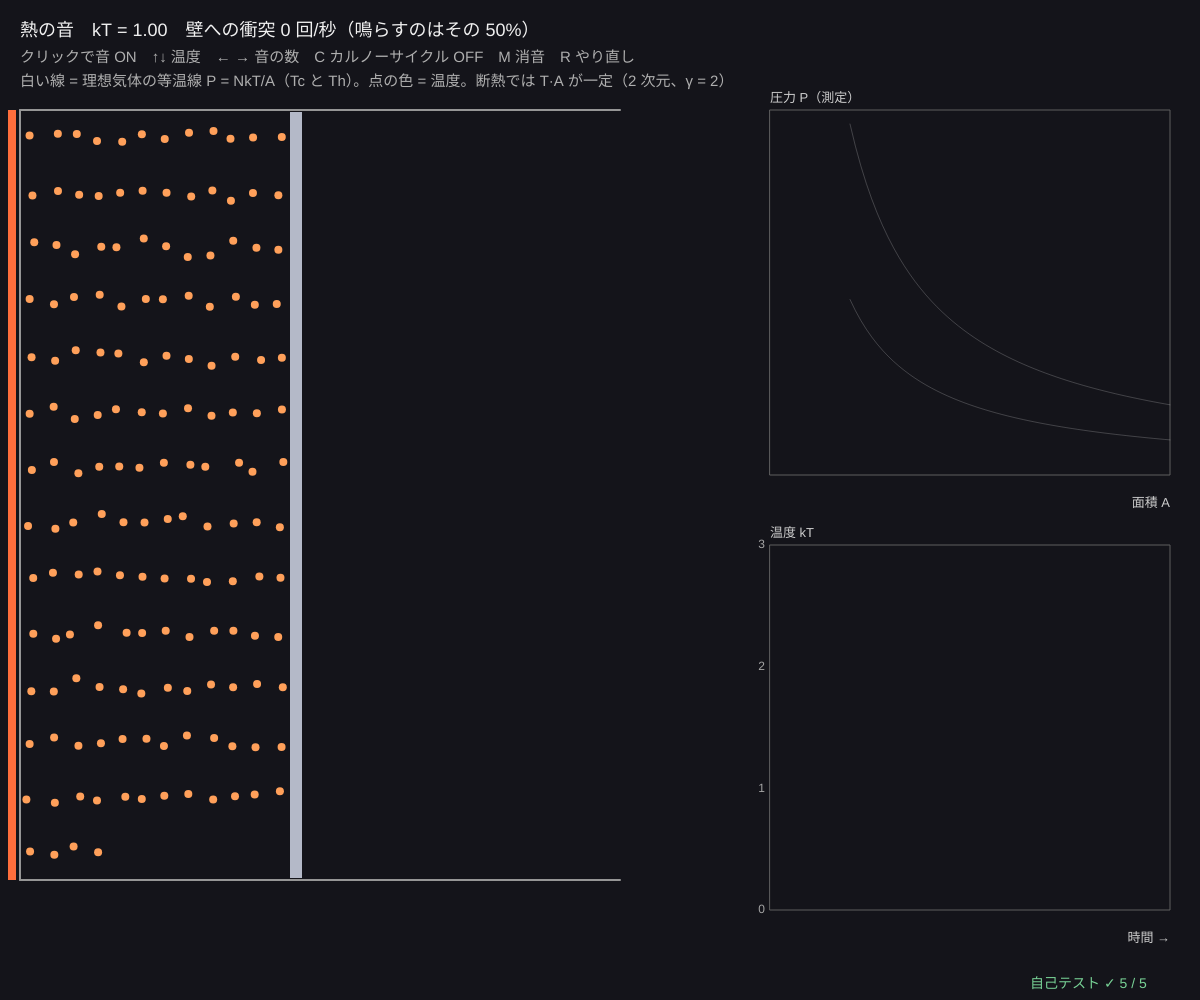
Frame 1 (no input)
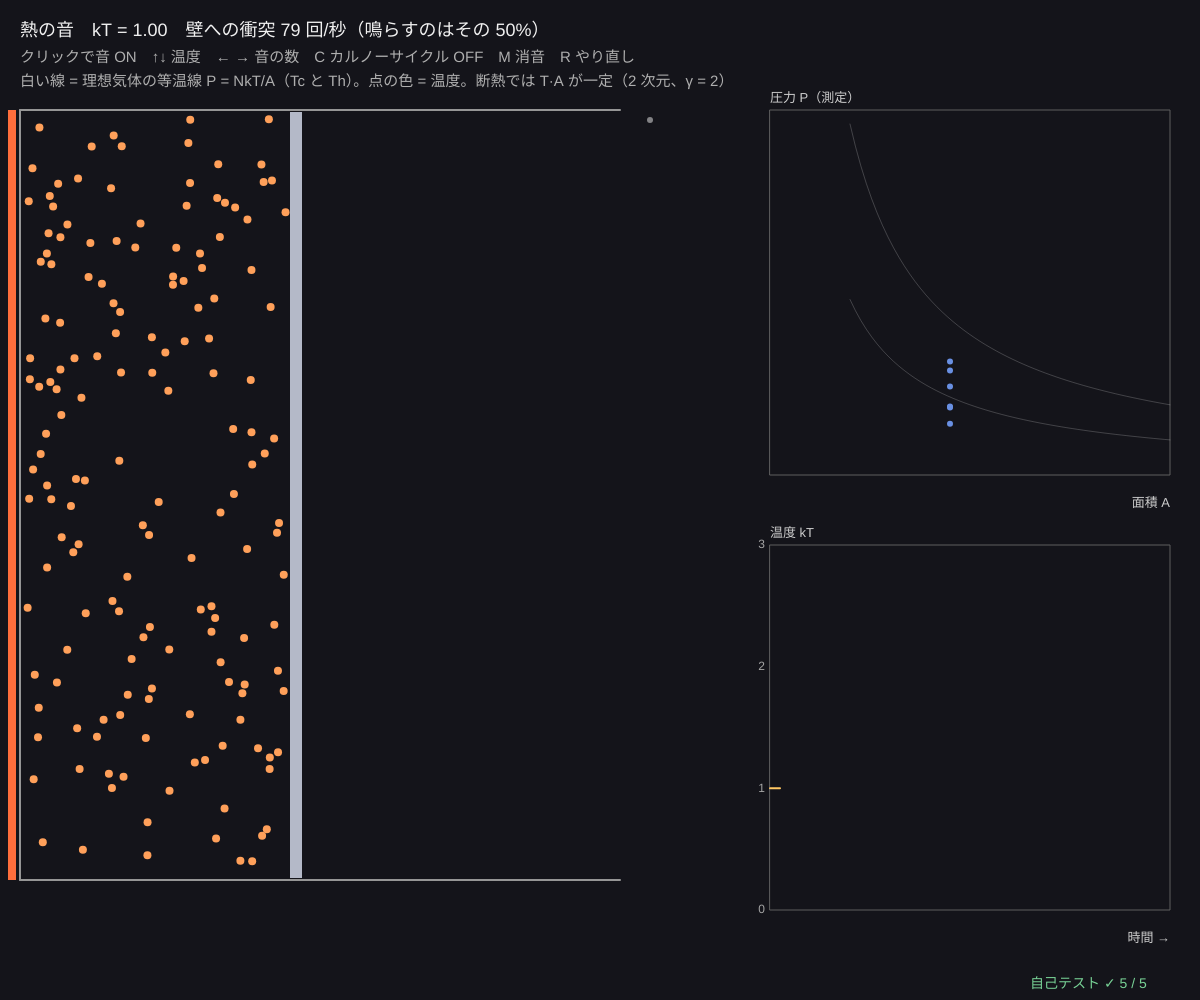
Frame 60 (no input)
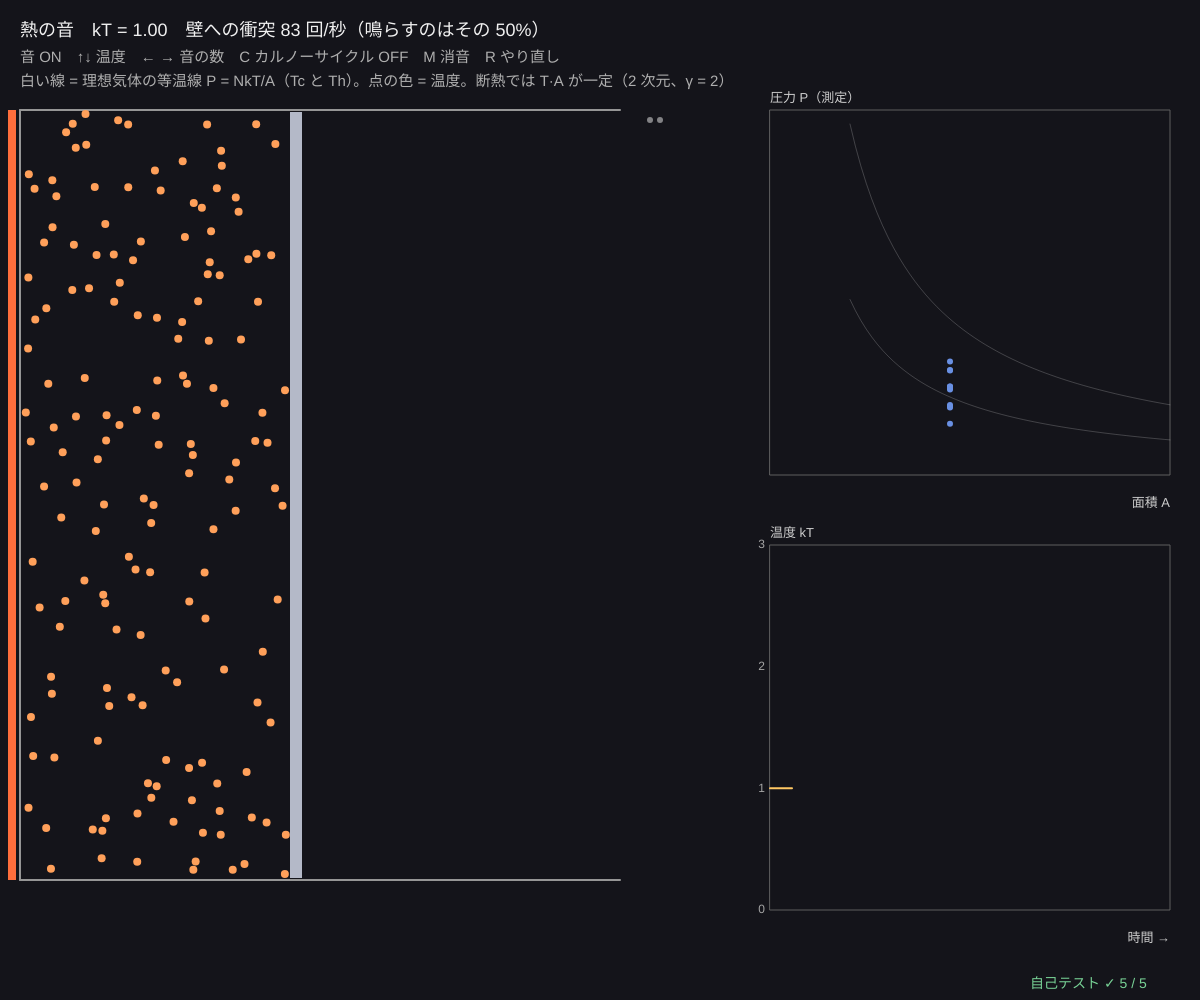
Frame 120 (the mouse pressed at the canvas centre since frame 60)

The p5.js sketch that drew these frames (run headless with seeded random() and noise() and a simulated clock; from frame 60 on, the mouse is pressed at the canvas centre):

// p5.js sketch
// ── sketch.js
// ============================================
// 14 熱の音 ─ 分子が壁に当たる音を聞く。音の数 = 衝突の頻度 = 圧力
// 分子が壁に当たるたびに（一部を選んで）小さな「コツ」を鳴らす。速くぶつかるほど高い音
// 温度を上げると音が細かく・高くなる。C でピストンを動かしカルノーサイクルを回すと、4 つの過程で持続音の音色が変わる
// 2 次元の分子の気体は γ = 2 なので、断熱の過程では T × 面積 が一定
// クリックで音 ON / ↑↓ 温度 / ← → 音の数（間引きの割合）/ C カルノーサイクル / M 消音 / R やり直し
// 音量は小さめから。ヘッドホンは特に注意（全体の音量 MASTER は 0.2 以下）
// ============================================

const N_PART = 160;                    // ★ 分子の数
const RAD = 4;
const MAX_CLICK = 4;                   // ★ 1 コマに鳴らす音の上限
const TH = 2, TC = 1;                  // ★ カルノーサイクルの高温・低温（kT）
let gas, clickP = 0.5, targetT = 1, carnot = false, leg = 0, muted = false, hitsFrame = [], logPA = [], rate = 0, A1 = 0;
const LEGS = ['等温膨張（Th）', '断熱膨張', '等温圧縮（Tc）', '断熱圧縮'];
const WAVES = ['sine', 'triangle', 'sine', 'square'];

function setup() { createCanvas(windowWidth, windowHeight); selfTest(); resetGas(); }
function resetGas() {
  seedRng(14);
  gas = makeGas(N_PART, Math.floor(width * 0.5), height - 230, RAD, targetT, 1);
  gas.wallMin = gas.W * 0.25; for (let i = 0; i < gas.n; i++) gas.x[i] *= 0.45; gas.wallX = gas.W * 0.45; A1 = gas.wallX;
  gas.onHit = (i, vn) => hitsFrame.push(vn);
  carnot = false; leg = 0; logPA = [];
}
// 何個の衝突を鳴らすか：それぞれ確率 p で選び、上限 MAX_CLICK（大きな音にならないように）
function pickClicks(hits, p, maxc) { let out = []; for (let v of hits) if (rnd() < p && out.length < maxc) out.push(v); return out; }
// カルノーサイクル（面積 A = ピストンの位置）：Th で A1 → A2、断熱で Tc まで（T·A 一定 → A3 = A2·Th/Tc）、Tc で A4 = A1·Th/Tc まで、断熱で A1 へ
function carnotTargets(a1, a2, th, tc) { return { a2, a3: (a2 * th) / tc, a4: (a1 * th) / tc }; }

function draw() {
  background(20, 20, 26);
  hitsFrame = [];
  // ---- ピストンと熱浴（カルノーモード）
  gas.wallU = 0; let bath = true, tBath = targetT;
  if (carnot) {
    let a2 = Math.min(gas.W * 0.95 * TC / TH, A1 * 1.6), tg = carnotTargets(A1, a2, TH, TC), x = gas.wallX, kT = gasTemp(gas);
    if (leg === 0) { tBath = TH; gas.wallU = 0.25; if (x >= tg.a2) leg = 1; }
    else if (leg === 1) { bath = false; gas.wallU = 0.25; if (kT <= TC || x >= tg.a3 || x >= gas.W - 1) leg = 2; }
    else if (leg === 2) { tBath = TC; gas.wallU = -0.25; if (x <= tg.a4) leg = 3; }
    else { bath = false; gas.wallU = -0.25; if (x <= A1) leg = 0; }
  }
  gasAdvance(gas, 2);
  if (bath) gasSetTemp(gas, carnot ? tBath : targetT);
  if (!bath && gasTemp(gas) > 6) gasSetTemp(gas, 6);
  rate = 0.95 * rate + 0.05 * hitsFrame.length;
  let P = gasPressure(gas); if (frameCount % 10 === 0) { logPA.push([gas.wallX * gas.H, P, gasTemp(gas)]); if (logPA.length > 200) logPA.shift(); gasResetMeter(gas); }
  // ---- 音
  if (audioCtx && !muted) {
    for (let v of pickClicks(hitsFrame, clickP, MAX_CLICK)) click(250 + 220 * v, 0.25 * Math.min(1, v / 2));
    drone(carnot, 80 + 70 * gasTemp(gas), WAVES[leg]);
  }

  // ---- 箱
  let bx = 20, by = 110, kT = gasTemp(gas);
  noFill(); stroke(150); strokeWeight(2); line(bx, by, bx + gas.W, by); line(bx, by + gas.H, bx + gas.W, by + gas.H); line(bx, by, bx, by + gas.H);
  if (bath) { noStroke(); fill(carnot && tBath === TC ? color(80, 150, 255) : color(255, 110, 60)); rect(bx - 12, by, 8, gas.H); }
  noStroke(); fill(255, 160, 90);
  for (let i = 0; i < gas.n; i++) circle(bx + gas.x[i], by + gas.y[i], 2 * RAD);
  fill(180, 185, 200); rect(bx + gas.wallX, by + 2, 12, gas.H - 4);
  // 鳴った衝突の印
  fill(255, 255, 255, 120); for (let k = 0; k < Math.min(30, hitsFrame.length); k++) circle(bx + gas.W + 30 + (k % 10) * 10, by + 10 + Math.floor(k / 10) * 10, 6);

  // ---- PA 図（カルノー）と温度
  let gx = bx + gas.W + 150, gw = width - gx - 30, gh = (height - 270) / 2;
  let g1 = { x: gx, y: by, w: gw, h: gh, x0: 0, x1: gas.W * gas.H, y0: 0, y1: (N_PART * TH) / (gas.W * 0.25 * gas.H) * 1.3 };
  plotAxes(g1, '面積 A', '圧力 P（測定）', [], []);
  noStroke(); for (let k = 0; k < logPA.length; k++) { let q = logPA[k]; fill(lerpColor(color(80, 150, 255), color(255, 110, 60), clampv((q[2] - 0.8) / 1.4, 0, 1))); circle(gX(g1, q[0]), gY(g1, q[1]), 6); }
  stroke(255, 255, 255, 50); strokeWeight(1); for (let t of [TC, TH]) polyline(Array.from({ length: 60 }, (_, k) => { let A = g1.x1 * (0.2 + (0.8 * k) / 59); return [gX(g1, A), gY(g1, (N_PART * t) / A)]; }));
  let g2 = { x: gx, y: g1.y + gh + 70, w: gw, h: gh, x0: 0, x1: 200, y0: 0, y1: 3 };
  plotAxes(g2, '時間 →', '温度 kT', [], [0, 1, 2, 3]);
  stroke(255, 200, 100); strokeWeight(2); polyline(logPA.map((q, k) => [gX(g2, k), gY(g2, q[2])]));

  // ---- 文字
  noStroke(); fill(240); textSize(18); textAlign(LEFT, BASELINE);
  text('熱の音　kT = ' + kT.toFixed(2) + '　壁への衝突 ' + (rate * 60).toFixed(0) + ' 回/秒（鳴らすのはその ' + Math.round(clickP * 100) + '%）' + (carnot ? '　カルノー：' + LEGS[leg] : ''), 20, 36);
  fill(175); textSize(15);
  text((audioCtx ? (muted ? '消音中（M）' : '音 ON') : 'クリックで音 ON') + '　↑↓ 温度　← → 音の数　C カルノーサイクル ' + (carnot ? 'ON' : 'OFF') + '　M 消音　R やり直し', 20, 62);
  text('白い線 = 理想気体の等温線 P = NkT/A（Tc と Th）。点の色 = 温度。断熱では T·A が一定（2 次元、γ = 2）', 20, 86);
  drawSelfTest(width - 170, height - 12);
}

function keyPressed() {
  startAudio();
  if (key === UP_ARROW && !carnot) targetT = Math.min(4, targetT * 1.25);
  if (key === DOWN_ARROW && !carnot) targetT = Math.max(0.2, targetT / 1.25);
  if (key === RIGHT_ARROW) clickP = Math.min(1, clickP + 0.1);
  if (key === LEFT_ARROW) clickP = Math.max(0.1, clickP - 0.1);
  if (key === 'c' || key === 'C') { carnot = !carnot; leg = 0; if (carnot) { gas.wallX = A1 = gas.W * 0.3; for (let i = 0; i < gas.n; i++) gas.x[i] = Math.min(gas.x[i], A1 - RAD - 1); } }
  if (key === 'm' || key === 'M') { muted = !muted; if (muted) drone(false); }
  if (key === 'r' || key === 'R') resetGas();
  return false;
}
function mousePressed() { startAudio(); }

// ---- 自己テスト
function selfTest() {
  selfTestResults = [];
  seedRng(140);
  let g = makeGas(100, 300, 300, 4, 1, 1), e0 = gasKE(g), hits = 0; g.onHit = () => hits++;
  for (let k = 0; k < 800; k++) gasStep(g, 0.5);
  check('壁と分子の衝突：800 ステップで全エネルギーは一定', Math.abs(gasKE(g) / e0 - 1) < 1e-9);
  let h1 = hits; hits = 0; gasSetTemp(g, 4 * gasTemp(g)); for (let k = 0; k < 800; k++) gasStep(g, 0.5);
  check('温度を 4 倍 → 速さは 2 倍 → 壁に当たる回数もほぼ 2 倍（' + (hits / h1).toFixed(2) + '、±15%）', Math.abs(hits / h1 / 2 - 1) < 0.15);
  check('音の数の上限：衝突が 100 回でも鳴らすのは ' + MAX_CLICK + ' 回まで', pickClicks(new Array(100).fill(1), 1, MAX_CLICK).length === MAX_CLICK);
  let t = carnotTargets(100, 150, 2, 1);
  check('2 次元のカルノー：断熱で T·A 一定 → 2 つの等温の過程の面積の比が等しい（A2/A1 = A3/A4）', near(t.a2 / 100, t.a3 / t.a4, 1e-12) && near(2 * t.a2, 1 * t.a3, 1e-12));
  check('音量の上限：全体 MASTER ≤ 0.2', MASTER <= 0.2);
  reportSelfTest();
}

// ---------- やってみよう ----------
// 1. ↑ で温度を上げよう。音の細かさ（回数）と高さはどう変わる？ 回数は √T に比例するはず
// 2. C でカルノーサイクルを回し、4 つの過程の音色のちがいを聞こう。断熱のときは温度（音の高さ）が変わる
// 3. PA 図の点は、Th と Tc の等温線の間を 1 周する？
// 4. N_PART を 2 倍にすると、衝突の回数（= 圧力）は何倍？
// 5. 音の高さの式 250 + 220·v を変えて、自分の「気体の音」を作ろう


// ==================================================
// ここから下は「熱力学の道具」（中身は読まなくても OK。消さないでね）
// ==================================================
// ---- 種つきの乱数（同じ種なら毎回同じ列）。シミュレーションと自己テストで使う
let rngState = 1;
function seedRng(s) { rngState = (s >>> 0) || 1; }
function rnd() {                       // 0〜1 の一様乱数（mulberry32）
  rngState = (rngState + 0x6d2b79f5) >>> 0;
  let t = rngState;
  t = Math.imul(t ^ (t >>> 15), t | 1);
  t ^= t + Math.imul(t ^ (t >>> 7), t | 61);
  return ((t ^ (t >>> 14)) >>> 0) / 4294967296;
}
function rndNormal() { let u = 1 - rnd(), v = rnd(); return Math.sqrt(-2 * Math.log(u)) * Math.cos(2 * Math.PI * v); }   // 標準正規分布
function clampv(v, a, b) { return v < a ? a : v > b ? b : v; }
// ---- 剛体円板の気体（2 次元、換算単位 k = 1）。粒子どうしは弾性衝突、壁ではね返る
// 近くのペアだけ調べる「セルリスト」：箱をマス目に分け、同じマスととなりのマスの粒子とだけ比べる
function makeGas(n, W, H, r, kT, m) {
  let g = { n, W, H, wallX: W, wallU: 0, wallMin: 4 * r, x: new Float64Array(n), y: new Float64Array(n), vx: new Float64Array(n), vy: new Float64Array(n),
    r: new Float64Array(n).fill(r), m: new Float64Array(n).fill(m || 1), imp: 0, impX: 0, meterT: 0, time: 0, onHit: null, barrier: null, big: [] };
  let cols = Math.max(1, Math.ceil(Math.sqrt((n * W) / H))), rows = Math.ceil(n / cols);
  for (let i = 0; i < n; i++) {        // 格子に少しずらして並べる（重ならない）
    g.x[i] = ((i % cols) + 0.5 + 0.2 * (rnd() - 0.5)) * (W / cols); g.y[i] = (Math.floor(i / cols) + 0.5 + 0.2 * (rnd() - 0.5)) * (H / rows);
    let s = Math.sqrt(kT / g.m[i]); g.vx[i] = s * rndNormal(); g.vy[i] = s * rndNormal();
  }
  gasCells(g); return g;
}
function gasCells(g) {                 // マス目の大きさ = ふつうの粒子の直径の最大（大きな粒子は別あつかい）
  let rs = 0; g.big = [];
  for (let i = 0; i < g.n; i++) { if (g.r[i] > 2 * g.r[0]) g.big.push(i); else rs = Math.max(rs, g.r[i]); }
  g.cs = 2 * rs + 1e-9; g.nx = Math.max(1, Math.floor(g.W / g.cs)); g.ny = Math.max(1, Math.floor(g.H / g.cs));
  g.head = new Int32Array(g.nx * g.ny); g.next = new Int32Array(g.n); g.isBig = new Uint8Array(g.n); for (let b of g.big) g.isBig[b] = 1;
}
function gasPair(g, i, j) {            // 重なっていて近づいている 2 粒子を弾性衝突させる（運動量とエネルギーを保存）
  let dx = g.x[j] - g.x[i], dy = g.y[j] - g.y[i], R = g.r[i] + g.r[j], d2 = dx * dx + dy * dy;
  if (d2 >= R * R || d2 === 0) return;
  let d = Math.sqrt(d2), nx = dx / d, ny = dy / d, mi = g.m[i], mj = g.m[j];
  let vn = (g.vx[i] - g.vx[j]) * nx + (g.vy[i] - g.vy[j]) * ny;
  if (vn > 0) { let J = ((2 * mi * mj) / (mi + mj)) * vn; g.vx[i] -= (J / mi) * nx; g.vy[i] -= (J / mi) * ny; g.vx[j] += (J / mj) * nx; g.vy[j] += (J / mj) * ny; }
  let ov = R - d, wi = mj / (mi + mj), wj = mi / (mi + mj);   // 重なりを押しもどす（速度は変えない）
  g.x[i] -= nx * ov * wi; g.y[i] -= ny * ov * wi; g.x[j] += nx * ov * wj; g.y[j] += ny * ov * wj;
}
function gasCollide(g) {
  let { nx, ny, cs, head, next } = g; head.fill(-1);
  for (let i = 0; i < g.n; i++) {
    if (g.isBig[i]) continue;
    let c = clampv(Math.floor(g.x[i] / cs), 0, nx - 1) + nx * clampv(Math.floor(g.y[i] / cs), 0, ny - 1);
    next[i] = head[c]; head[c] = i;
  }
  for (let cy = 0; cy < ny; cy++) for (let cx = 0; cx < nx; cx++) {
    for (let i = head[cx + nx * cy]; i >= 0; i = next[i]) {
      for (let j = next[i]; j >= 0; j = next[j]) gasPair(g, i, j);          // 同じマス
      for (let [ox, oy] of NEIGH) {                                         // となりのマス（半分だけ = 二重に数えない）
        let ax = cx + ox, ay = cy + oy; if (ax < 0 || ax >= nx || ay >= ny) continue;
        for (let j = head[ax + nx * ay]; j >= 0; j = next[j]) gasPair(g, i, j);
      }
    }
  }
  for (let b of g.big) for (let j = 0; j < g.n; j++) if (j !== b) gasPair(g, b, j);
}
const NEIGH = [[1, 0], [-1, 1], [0, 1], [1, 1]];
function gasWalls(g, i, xOld) {        // 壁ではね返る。壁が受けた力積（運動量の変化）を数えて圧力にする
  let ri = g.r[i], mi = g.m[i], xr = g.wallX - ri, hit = 0;
  if (g.x[i] < ri) { g.x[i] = Math.min(2 * ri - g.x[i], xr); if (g.vx[i] < 0) { hit = -2 * g.vx[i]; g.vx[i] = -g.vx[i]; } }
  if (g.x[i] > xr) {                   // 右の壁はピストン（速さ wallU で動く。動く壁ではね返ると気体は仕事をする / される）
    g.x[i] = Math.max(2 * xr - g.x[i], ri);
    if (g.vx[i] > g.wallU) { let nv = 2 * g.wallU - g.vx[i]; hit = g.vx[i] - nv; g.impX += mi * hit; g.vx[i] = nv; }
  }
  if (g.y[i] < ri) { g.y[i] = Math.min(2 * ri - g.y[i], g.H - ri); if (g.vy[i] < 0) { hit = -2 * g.vy[i]; g.vy[i] = -g.vy[i]; } }
  if (g.y[i] > g.H - ri) { g.y[i] = Math.max(2 * (g.H - ri) - g.y[i], ri); if (g.vy[i] > 0) { hit = 2 * g.vy[i]; g.vy[i] = -g.vy[i]; } }
  if (hit > 0) { g.imp += mi * hit; if (g.onHit) g.onHit(i, hit / 2); }
  if (g.barrier) g.barrier(g, i, xOld);
}
function gasStep(g, dt) {
  g.wallX = clampv(g.wallX + g.wallU * dt, g.wallMin, g.W);
  for (let i = 0; i < g.n; i++) { let xo = g.x[i]; g.x[i] += g.vx[i] * dt; g.y[i] += g.vy[i] * dt; gasWalls(g, i, xo); }
  gasCollide(g); if (g.after) g.after(g);
  g.time += dt; g.meterT += dt;
}
// 1 コマ分（時間 tt）を進める。いちばん速い粒子でも 1 回に半径の 1/3 しか動かないように細かく分ける
function gasAdvance(g, tt) {
  let v2 = 0, rmin = Infinity;
  for (let i = 0; i < g.n; i++) { v2 = Math.max(v2, g.vx[i] * g.vx[i] + g.vy[i] * g.vy[i]); rmin = Math.min(rmin, g.r[i]); }
  let nsub = clampv(Math.ceil(((Math.sqrt(v2) + Math.abs(g.wallU)) * tt) / (0.33 * rmin)), 1, 60);
  for (let k = 0; k < nsub; k++) gasStep(g, tt / nsub);
}
function gasKE(g) { let e = 0; for (let i = 0; i < g.n; i++) e += 0.5 * g.m[i] * (g.vx[i] * g.vx[i] + g.vy[i] * g.vy[i]); return e; }
function gasTemp(g) { return gasKE(g) / Math.max(1, g.n); }                 // 2 次元：平均運動エネルギー ⟨½mv²⟩ = kT
function gasMomentum(g) { let px = 0, py = 0; for (let i = 0; i < g.n; i++) { px += g.m[i] * g.vx[i]; py += g.m[i] * g.vy[i]; } return [px, py]; }
function gasSetTemp(g, kT) { let f = Math.sqrt(clampv(kT, 1e-6, 1e6) / Math.max(1e-12, gasTemp(g))); for (let i = 0; i < g.n; i++) { g.vx[i] *= f; g.vy[i] *= f; } }
function gasPressure(g) { return g.imp / Math.max(1e-9, 2 * (g.wallX + g.H) * g.meterT); }   // 力積 ÷（壁の長さ × 時間）
function gasResetMeter(g) { g.imp = 0; g.impX = 0; g.meterT = 0; }
function mb2d(v, kT, m) { m = m || 1; return ((m * v) / kT) * Math.exp((-m * v * v) / (2 * kT)); }   // 2 次元のマクスウェル-ボルツマン分布（速さ）
// ---- グラフの道具：g = { x, y, w, h, x0, x1, y0, y1, logx, logy }
function gX(g, v) { let t = g.logx ? (Math.log(v) - Math.log(g.x0)) / (Math.log(g.x1) - Math.log(g.x0)) : (v - g.x0) / (g.x1 - g.x0); return g.x + clampv(t, -0.02, 1.02) * g.w; }
function gY(g, v) { let t = g.logy ? (Math.log(v) - Math.log(g.y0)) / (Math.log(g.y1) - Math.log(g.y0)) : (v - g.y0) / (g.y1 - g.y0); return g.y + g.h - clampv(t, -0.02, 1.02) * g.h; }
function plotAxes(g, xl, yl, xt, yt) {
  stroke(95); strokeWeight(1); noFill(); rect(g.x, g.y, g.w, g.h);
  noStroke(); fill(165); textSize(12); textAlign(CENTER, TOP);
  for (let v of xt) text(+v.toPrecision(3), gX(g, v), g.y + g.h + 4);
  textAlign(RIGHT, CENTER);
  for (let v of yt) text(+v.toPrecision(3), g.x - 5, gY(g, v));
  textAlign(LEFT, BASELINE); fill(205); textSize(13);
  text(xl, g.x + g.w - textWidth(xl), g.y + g.h + 32); text(yl, g.x, g.y - 8);
}
function polyline(pts) {               // 点が 2 つ以上あるときだけ折れ線を描く
  if (pts.length < 2) return;
  noFill(); beginShape(); for (let p of pts) vertex(p[0], p[1]); endShape();
}
// ---- 自己テストの道具
let selfTestResults = [];
function check(name, cond) { selfTestResults.push({ name, ok: !!cond }); }
function near(a, b, tol) { return a !== null && a !== undefined && isFinite(a) && Math.abs(a - b) <= (tol === undefined ? 1e-9 : tol); }
function reportSelfTest() { for (let r of selfTestResults) (r.ok ? console.log : console.error)((r.ok ? '✓ ' : '✗ ') + r.name); }
function selfTestLine() { let n = selfTestResults.filter((r) => r.ok).length; return '自己テスト ' + (n === selfTestResults.length ? '✓ ' : '✗ ') + n + ' / ' + selfTestResults.length; }
function drawSelfTest(x, y) { noStroke(); fill(selfTestResults.every((r) => r.ok) ? color(120, 210, 150) : color(255, 90, 90)); textSize(14); textAlign(LEFT, BASELINE); text(selfTestLine(), x, y); }
// ---- 音の道具（Web Audio）。音量の上限：全体の音量 MASTER は 0.2 以下
const MASTER = 0.12;                   // ★ 全体の音量（0.2 以下にしておく）
let audioCtx = null, masterOut = null, droneOsc = null, droneGain = null;
function startAudio() {
  if (!audioCtx) {
    try { audioCtx = new (window.AudioContext || window.webkitAudioContext)(); } catch (e) { return; }
    masterOut = audioCtx.createGain(); masterOut.gain.value = Math.min(0.2, MASTER); masterOut.connect(audioCtx.destination);
  }
  audioCtx.resume();
}
function click(freq, vol) {            // 短い「コツ」（15 ms）
  if (!audioCtx) return;
  let t0 = audioCtx.currentTime + Math.random() * 0.016, o = audioCtx.createOscillator(), gn = audioCtx.createGain();
  o.type = 'sine'; o.frequency.value = clampv(freq, 100, 3000);
  gn.gain.setValueAtTime(0, t0); gn.gain.linearRampToValueAtTime(clampv(vol, 0, 1) * 0.5, t0 + 0.002); gn.gain.exponentialRampToValueAtTime(0.0001, t0 + 0.015);
  o.connect(gn); gn.connect(masterOut); o.start(t0); o.stop(t0 + 0.03);
}
function drone(on, freq, wave) {       // カルノーサイクル中の持続音（過程ごとに音色）
  if (!audioCtx) return;
  if (!droneOsc) {
    droneOsc = audioCtx.createOscillator(); droneGain = audioCtx.createGain(); let lp = audioCtx.createBiquadFilter();
    lp.type = 'lowpass'; lp.frequency.value = 900; droneGain.gain.value = 0;
    droneOsc.connect(lp); lp.connect(droneGain); droneGain.connect(masterOut); droneOsc.start();
  }
  if (wave && droneOsc.type !== wave) droneOsc.type = wave;
  if (freq) droneOsc.frequency.setTargetAtTime(clampv(freq, 50, 800), audioCtx.currentTime, 0.05);
  droneGain.gain.setTargetAtTime(on ? 0.12 : 0, audioCtx.currentTime, 0.1);
}
